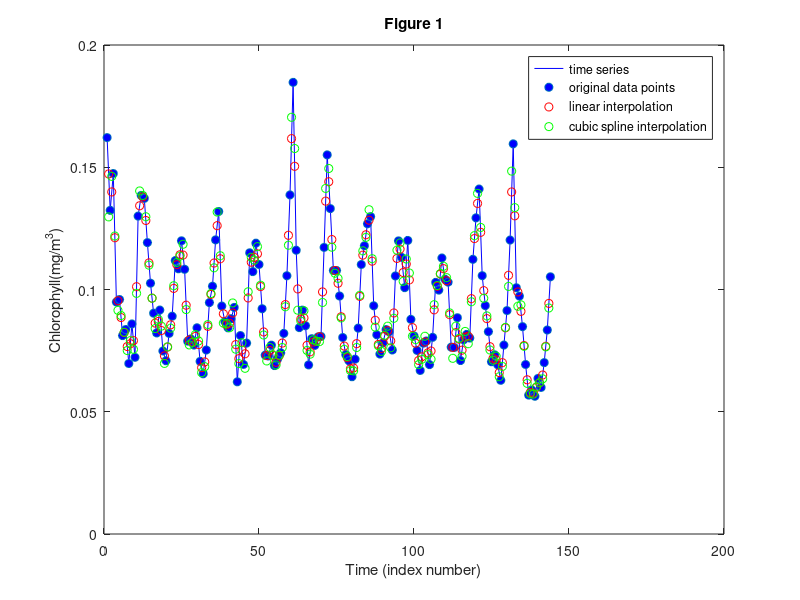
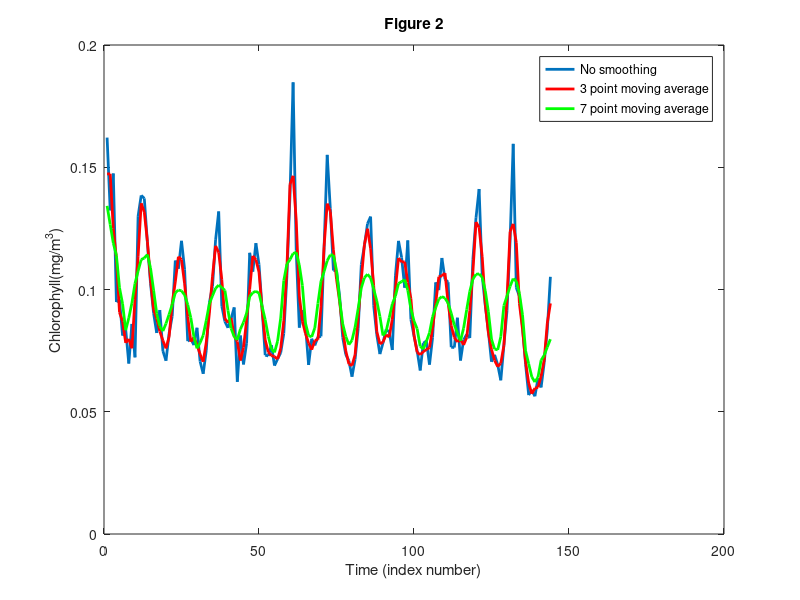

MATLAB code for these plots, in order:
%load the dataset
load 12YearModelInterp.mat;

%plot the time series for grid point number 3000
igrid=3000;
y=xnew(:,igrid);
t=1:144;
plot(t,y,'b');
xlabel('Time (index number)');
ylabel('Chlorophyll(mg/m^3)');
title('Figure 1');

%plot a solid circle for every data point
hold on;
plot(t,y,'o','markerfacecolor','b');


%estimate chlorophyll at intermediate times by linear interploation and
%plot using red open circles
ti=1.5:1:143.5;
yi=interp1(t,y,ti);
hold on;
scatter(ti,yi,'r');

%repeat using spline interpolation and plot in same figure using green open
%circles
si=spline(t,y,ti);
hold on;
scatter(ti,si,'g');
legend('time series','original data points','linear interpolation','cubic spline interpolation');

%repeat original plot with line width equal to 2
figure;
plot(t,y,'linewidth',[2]);

%perform a 3 point running mean
ys3=movmean(y,3);

%plot the result as a red solid line with line width equal to 2
hold on;
plot(t,ys3,'r','linewidth',[2]);

%perform a 7 point running mean
ys7=movmean(y,7);

%plot the result as a green solid line with line width equal to 2
hold on;
plot(t,ys7,'g','linewidth',[2]);
xlabel('Time (index number)');
ylabel('Chlorophyll(mg/m^3)');
title('Figure 2');
legend('No smoothing','3 point moving average','7 point moving average');